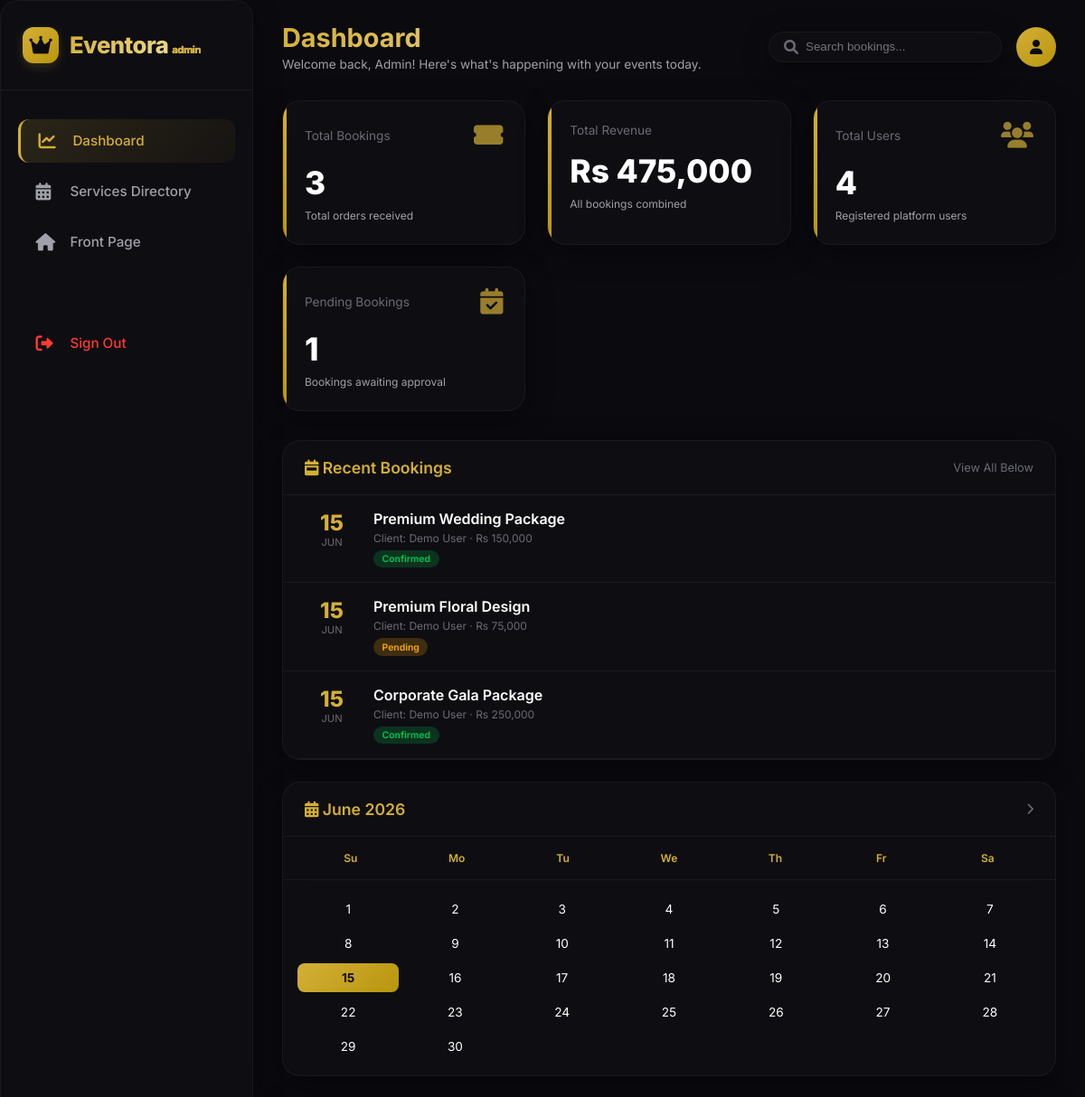
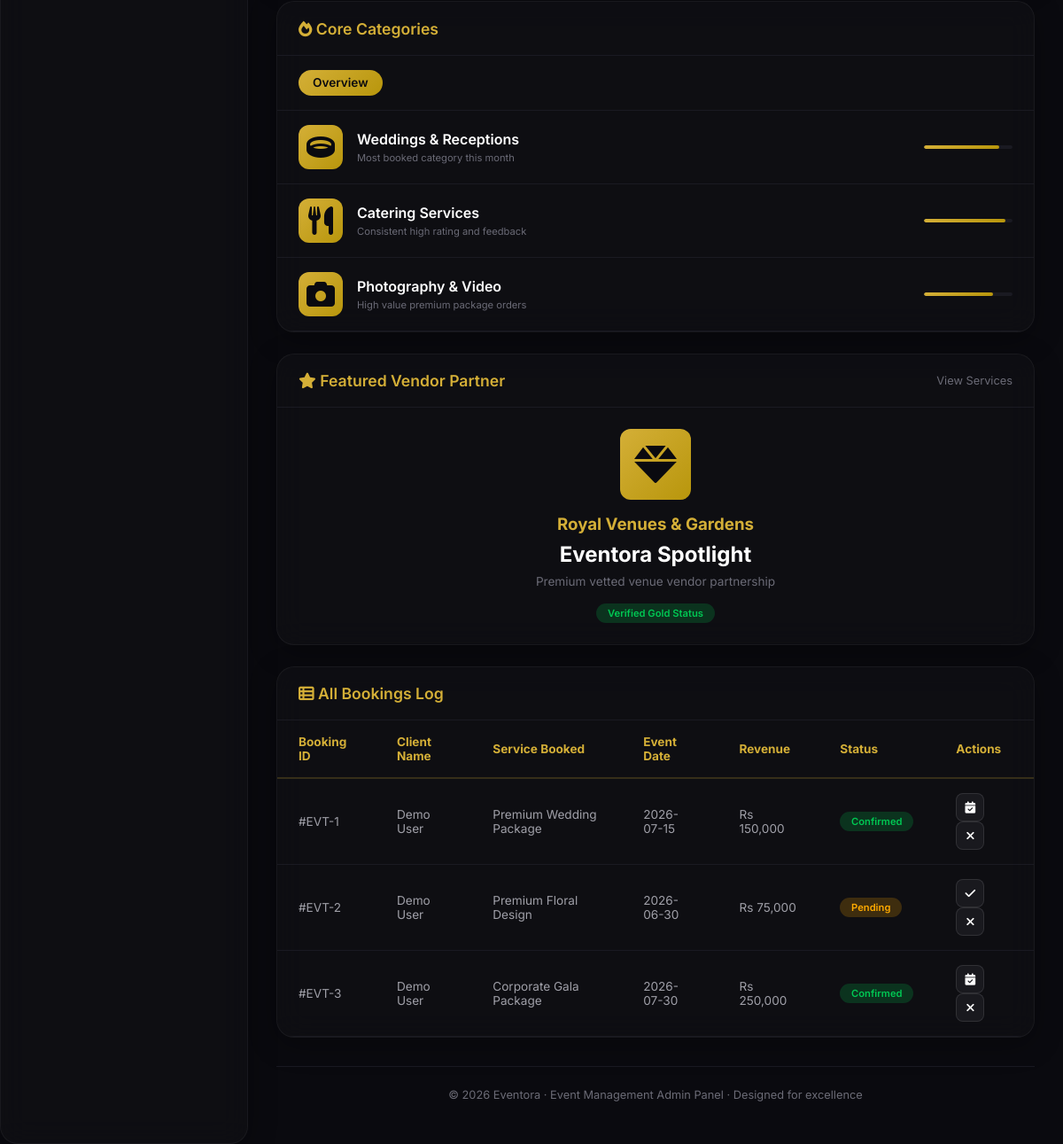
Screenshot of /uploads/admin-dashboard.php (signed in) with the database file from the repository (2 pictures, top to bottom).
### tables this page shows
CREATE TABLE IF NOT EXISTS bookings (
    id INT AUTO_INCREMENT PRIMARY KEY,
    booking_number VARCHAR(50) UNIQUE NOT NULL,
    user_id INT NOT NULL,
    service_id INT NOT NULL,
    event_date DATE NOT NULL,
    event_time TIME DEFAULT NULL,
    event_address TEXT,
    guests INT DEFAULT 1,
    special_requests TEXT,
    base_price DECIMAL(12,2) NOT NULL,
    addons_price DECIMAL(12,2) DEFAULT 0,
    total_price DECIMAL(12,2) NOT NULL,
    status ENUM('pending', 'confirmed', 'in_progress', 'completed', 'cancelled', 'refunded') DEFAULT 'pending',
    payment_status ENUM('pending', 'paid', 'failed', 'refunded') DEFAULT 'pending',
    payment_method ENUM('card', 'cash', 'bank_transfer') DEFAULT NULL,
    payment_id VARCHAR(255) DEFAULT NULL,
    booking_date TIMESTAMP DEFAULT CURRENT_TIMESTAMP,
    updated_at TIMESTAMP DEFAULT CURRENT_TIMESTAMP ON UPDATE CURRENT_TIMESTAMP,
    cancelled_at DATETIME DEFAULT NULL,
    cancellation_reason TEXT DEFAULT NULL,
    FOREIGN KEY (user_id) REFERENCES users(id) ON DELETE CASCADE,
    FOREIGN KEY (service_id) REFERENCES services(id) ON DELETE CASCADE,
    INDEX idx_user (user_id),
    INDEX idx_service (service_id),
    INDEX idx_status (status),
    INDEX idx_event_date (event_date),
    INDEX idx_booking_number (booking_number)
);

CREATE TABLE IF NOT EXISTS services (
    id INT AUTO_INCREMENT PRIMARY KEY,
    vendor_id INT,
    name VARCHAR(200) NOT NULL,
    category ENUM('wedding', 'birthday', 'corporate', 'photography', 'catering', 'entertainment', 'venue', 'decoration', 'other') DEFAULT 'other',
    subcategory VARCHAR(100) DEFAULT NULL,
    price DECIMAL(12,2) NOT NULL,
    discount_price DECIMAL(12,2) DEFAULT NULL,
    min_guests INT DEFAULT 1,
    max_guests INT DEFAULT 500,
    duration_hours INT DEFAULT 4,
    description TEXT,
    short_description VARCHAR(500),
    features TEXT,
    image_url VARCHAR(500),
    gallery_images TEXT,
    rating DECIMAL(3,2) DEFAULT 0,
    total_reviews INT DEFAULT 0,
    popularity_score INT DEFAULT 0,
    is_featured BOOLEAN DEFAULT FALSE,
    is_active BOOLEAN DEFAULT TRUE,
    created_at TIMESTAMP DEFAULT CURRENT_TIMESTAMP,
    updated_at TIMESTAMP DEFAULT CURRENT_TIMESTAMP ON UPDATE CURRENT_TIMESTAMP,
    FOREIGN KEY (vendor_id) REFERENCES users(id) ON DELETE SET NULL,
    INDEX idx_category (category),
    INDEX idx_price (price),
    INDEX idx_rating (rating),
    INDEX idx_featured (is_featured),
    FULLTEXT INDEX idx_search (name, description)
);

CREATE TABLE IF NOT EXISTS users (
    id INT AUTO_INCREMENT PRIMARY KEY,
    name VARCHAR(100) NOT NULL,
    email VARCHAR(100) UNIQUE NOT NULL,
    password VARCHAR(255) NOT NULL,
    phone VARCHAR(20) DEFAULT NULL,
    address TEXT DEFAULT NULL,
    city VARCHAR(100) DEFAULT NULL,
    profile_image VARCHAR(500) DEFAULT NULL,
    role ENUM('user', 'admin', 'vendor') DEFAULT 'user',
    status ENUM('active', 'inactive', 'banned') DEFAULT 'active',
    email_verified BOOLEAN DEFAULT FALSE,
    verification_token VARCHAR(255) DEFAULT NULL,
    reset_token VARCHAR(255) DEFAULT NULL,
    reset_expires DATETIME DEFAULT NULL,
    last_login DATETIME DEFAULT NULL,
    created_at TIMESTAMP DEFAULT CURRENT_TIMESTAMP,
    updated_at TIMESTAMP DEFAULT CURRENT_TIMESTAMP ON UPDATE CURRENT_TIMESTAMP,
    INDEX idx_email (email),
    INDEX idx_role (role),
    INDEX idx_status (status)
);

### uploads/admin-dashboard.php (the view, shortened to what the rows shown need)
<?php
require_once '../backend/config.php';
try {
    $stmtRecent = $pdo->prepare(
        'SELECT b.id, b.booking_date, b.status, u.name AS user_name, s.name AS service_name, b.total_price FROM bookings b LEFT JOIN users u ON b.user_id = u.id LEFT JOIN services s ON b.service_id = s.id ORDER BY b.booking_date DESC LIMIT 6'
    );
    $stmtRecent->execute();
    $recentBookings = $stmtRecent->fetchAll();
    $stmtAll = $pdo->prepare(
        'SELECT b.id, b.booking_date, b.event_date, b.status, u.name AS user_name, s.name AS service_name, b.total_price FROM bookings b LEFT JOIN users u ON b.user_id = u.id LEFT JOIN services s ON b.service_id = s.id ORDER BY b.booking_date DESC'
    );
    $stmtAll->execute();
    $allBookings = $stmtAll->fetchAll();
} catch (PDOException $e) {
    $usersCount = 0;
    $bookingsCount = 0;
    $servicesCount = 0;
    $pendingBookings = 0;
    $totalRevenue = 0;
    $recentBookings = [];
    $allBookings = [];
}
?>
<!DOCTYPE html>
<html lang="en">
<head>
    <link rel="stylesheet" href="https://cdnjs.cloudflare.com/ajax/libs/font-awesome/6.0.0-beta3/css/all.min.css">
</head>
<body>
    <div class="dashboard-wrapper">
        <main class="main-content">
            <div class="top-header">
                <div class="page-title">
                    <h1>Dashboard</h1>
                </div>
            </div>
            <div class="dashboard-grid">
                <div class="card">
                    <div style="max-height: 400px; overflow-y: auto;">
                        <?php foreach ($recentBookings as $b): ?>
                            <?php
                            $bDate = strtotime($b['booking_date'] ?? 'now');
                            $day = date('d', $bDate);
                            $month = strtoupper(date('M', $bDate));
                            ?>
                            <div class="event-item">
                                <div class="event-date">
                                    <div class="event-day"><?php echo $day; ?></div>
                                    <div class="event-month"><?php echo $month; ?></div>
                                </div>
                                <div class="event-details">
                                    <div class="event-title"><?php echo htmlspecialchars($b['service_name'] ?? 'Unnamed Service'); ?></div>
                                    <div class="event-location">Client: <?php echo htmlspecialchars($b['user_name'] ?? 'Guest'); ?> · Rs <?php echo number_format($b['total_price'], 0); ?></div>
                                    <div class="event-status" style="background: <?php echo $b['status'] === 'confirmed' ? 'rgba(0, 200, 83, 0.2)' : ($b['status'] === 'pending' ? 'rgba(255, 171, 0, 0.2)' : 'rgba(255, 59, 48, 0.2)'); ?>; color: <?php echo $b['status'] === 'confirmed' ? '#00c853' : ($b['status'] === 'pending' ? '#ffab00' : '#ff3b30'); ?>;">
                                        <?php echo ucfirst(htmlspecialchars($b['status'])); ?>
                                    </div>
                                </div>
                            </div>
                        <?php endforeach; ?>
                    </div>
                </div>
            </div>
            <div class="dashboard-grid">
                <div class="card">
                    <div style="padding: 1.5rem; text-align: center;">
                        <h2 style="margin-bottom: 0.5rem;">Eventora Spotlight</h2>
                    </div>
                </div>
            </div>
            <div class="card" id="all-bookings" style="margin-top: 1.5rem;">
                <div class="events-table-wrapper">
                    <table class="events-table">
                        <thead>
                            <tr>
                                <th>Booking ID</th>
                                <th>Client Name</th>
                                <th>Service Booked</th>
                                <th>Event Date</th>
                                <th>Revenue</th>
                                <th>Status</th>
                                <th>Actions</th>
                            </tr>
                        </thead>
                        <tbody>
                            <?php foreach ($allBookings as $b): ?>
                                <tr>
                                    <td>#EVT-<?php echo $b['id']; ?></td>
                                    <td><?php echo htmlspecialchars($b['user_name'] ?? 'Guest'); ?></td>
                                    <td><?php echo htmlspecialchars($b['service_name'] ?? 'Unnamed Service'); ?></td>
                                    <td><?php echo htmlspecialchars($b['event_date'] ?? 'N/A'); ?></td>
                                    <td>Rs <?php echo number_format($b['total_price'], 0); ?></td>
                                    <td>
                                        <span class="badge" style="background: <?php echo $b['status'] === 'confirmed' ? 'rgba(0, 200, 83, 0.2)' : ($b['status'] === 'pending' ? 'rgba(255, 171, 0, 0.2)' : 'rgba(255, 59, 48, 0.2)'); ?>; color: <?php echo $b['status'] === 'confirmed' ? '#00c853' : ($b['status'] === 'pending' ? '#ffab00' : '#ff3b30'); ?>;">
                                            <?php echo ucfirst(htmlspecialchars($b['status'])); ?>
                                        </span>
                                    </td>
                                    <td>
                                        <?php if ($b['status'] === 'pending'): ?>
                                            <button class="action-btn-dashboard approve-btn" onclick="updateStatus(<?php echo $b['id']; ?>, 'confirmed')" title="Confirm Booking">
                                                <i class="fas fa-check"></i>
                                            </button>
                                            <button class="action-btn-dashboard cancel-btn" onclick="updateStatus(<?php echo $b['id']; ?>, 'cancelled')" title="Cancel Booking">
                                                <i class="fas fa-times"></i>
                                            </button>
                                        <?php elseif ($b['status'] === 'confirmed'): ?>
                                            <button class="action-btn-dashboard complete-btn" onclick="updateStatus(<?php echo $b['id']; ?>, 'completed')" title="Mark Completed">
                                                <i class="fas fa-calendar-check"></i>
                                            </button>
                                            <button class="action-btn-dashboard cancel-btn" onclick="updateStatus(<?php echo $b['id']; ?>, 'cancelled')" title="Cancel Booking">
                                                <i class="fas fa-times"></i>
                                            </button>
                                        <?php elseif ($b['status'] === 'completed'): ?>
                                            <span style="color: var(--success); font-size: 0.8rem; font-weight: 600;"><i class="fas fa-check-double"></i> Done</span>
                                        <?php else: ?>
                                            <span style="color: var(--text-muted); font-size: 0.8rem;"><i class="fas fa-ban"></i> Cancelled</span>
                                        <?php endif; ?>
                                    </td>
                                </tr>
                            <?php endforeach; ?>
                        </tbody>
                    </table>
                </div>
            </div>
        </main>
    </div>
</body>
</html>

### rows the page displays
bookings: booking_date "15", booking_date "JUN", service.name "Premium Wedding Package", user.name "Demo User", total_price "150,000", status "Confirmed", id "1", event_date "2026-07-15"
bookings: booking_date "15", booking_date "JUN", service.name "Premium Floral Design", user.name "Demo User", total_price "75,000", status "Pending", id "2", event_date "2026-06-30"
bookings: booking_date "15", booking_date "JUN", service.name "Corporate Gala Package", user.name "Demo User", total_price "250,000", status "Confirmed", id "3", event_date "2026-07-30"

### other values shown
$bookingsCount "3"
$totalRevenue "475,000"
$usersCount "4"
$pendingBookings "1"
